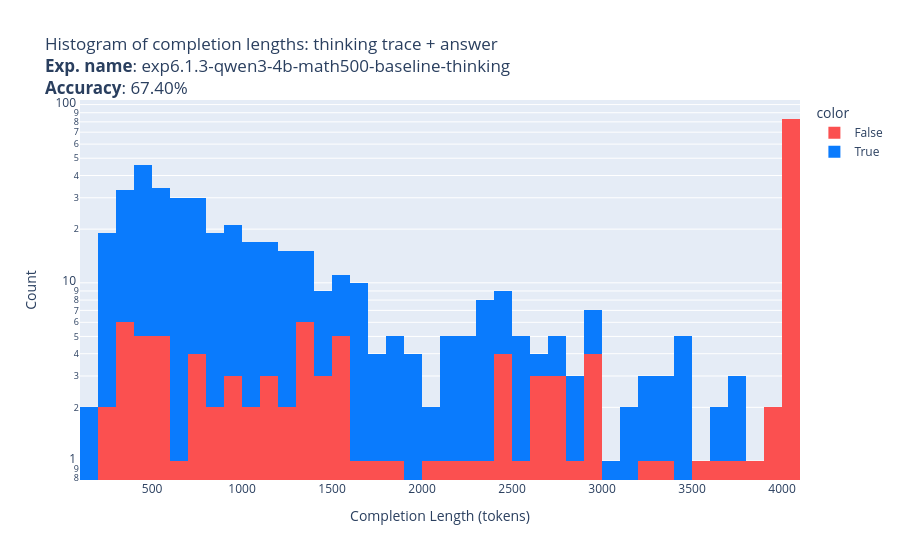

Write notebook code for a chart like this one.
### Code cell
exp_names = list_exp_names()

accumulator = []
for exp_name, tok in exp_name_and_tok_pairs:
    exp_dir = find_exp_dir_by_name(exp_name)
    res_df = pd.read_csv(exp_dir / 'data' / 'results.csv')
    
    res_df['completion_length'] = res_df['completion'].apply(get_completion_from_raw_output).apply(lambda x: get_token_len(x, tok))
    
    if 'no-thinking' in exp_name:
        oracle_result_false_filter = res_df['oracle_result'] == False
        answer_alternative = res_df['completion'].apply(extract_answer_from_completion).str.replace(',', '').astype(float)
        answer_alternative_eq_gt = answer_alternative == res_df['ground_truth'].str.replace(',', '').astype(float)
        res_df.loc[oracle_result_false_filter, 'oracle_result'] = answer_alternative_eq_gt[oracle_result_false_filter]

    accuracy = res_df['oracle_result'].mean()

    res_df['experiment'] = exp_name
    res_df['model'] = '-'.join(exp_name.split('-')[1:3])
    res_df['thinking'] = not exp_name.endswith('no-thinking')
    
    res_df['trace_length'] = 0
    if res_df['thinking'][0]:
        res_df['trace_length'] = res_df['trace'].apply(lambda x: get_token_len(x, tok))

    accumulator.append(res_df)

    title = f'Histogram of completion lengths: thinking trace + answer<br>' \
            f'<b>Exp. name</b>: {exp_name}<br><b>Accuracy</b>: {accuracy * 100:.2f}%'
    fig = px.histogram(res_df['completion_length'],
                       nbins=50,
                       color=res_df['oracle_result'],
                       log_y=True,
                       title=title,
                       barmode='relative',
                #        color_discrete_map={True: 'blue', False: 'red'}
                       color_discrete_map={True: "#0A7BFD", False: "#FB5050"}
                       )
    fig.update_xaxes(title_text='Completion Length (tokens)')
    fig.update_yaxes(title_text='Count')
    fig.show()

df = pd.concat(accumulator, ignore_index=True)

### Figure 1 — Plotly figure (JSON) as saved in the notebook; plotly's stock layout.template omitted (floating-point values rounded to 4 significant figures; data arrays with more than 128 entries replaced by an {"elided": "..."} marker saying what was removed)
{"data": [{"bingroup": "x", "hovertemplate": "color=False<br>value=%{x}<br>count=%{y}<extra></extra>", "legendgroup": "False", "marker": {"color": "#FB5050", "pattern": {"shape": ""}}, "name": "False", "nbinsx": 50, "orientation": "v", "showlegend": true, "type": "histogram", "x": {"elided": "163 int values"}, "xaxis": "x", "yaxis": "y"}, {"bingroup": "x", "hovertemplate": "color=True<br>value=%{x}<br>count=%{y}<extra></extra>", "legendgroup": "True", "marker": {"color": "#0A7BFD", "pattern": {"shape": ""}}, "name": "True", "nbinsx": 50, "orientation": "v", "showlegend": true, "type": "histogram", "x": {"elided": "337 int values"}, "xaxis": "x", "yaxis": "y"}], "layout": {"barmode": "relative", "legend": {"title": {"text": "color"}, "tracegroupgap": 0}, "title": {"text": "Histogram of completion lengths: thinking trace + answer<br><b>Exp. name</b>: exp6.1.3-qwen3-4b-math500-baseline-thinking<br><b>Accuracy</b>: 67.40%"}, "xaxis": {"anchor": "y", "domain": [0, 1], "title": {"text": "Completion Length (tokens)"}}, "yaxis": {"anchor": "x", "domain": [0, 1], "title": {"text": "Count"}, "type": "log"}}}
